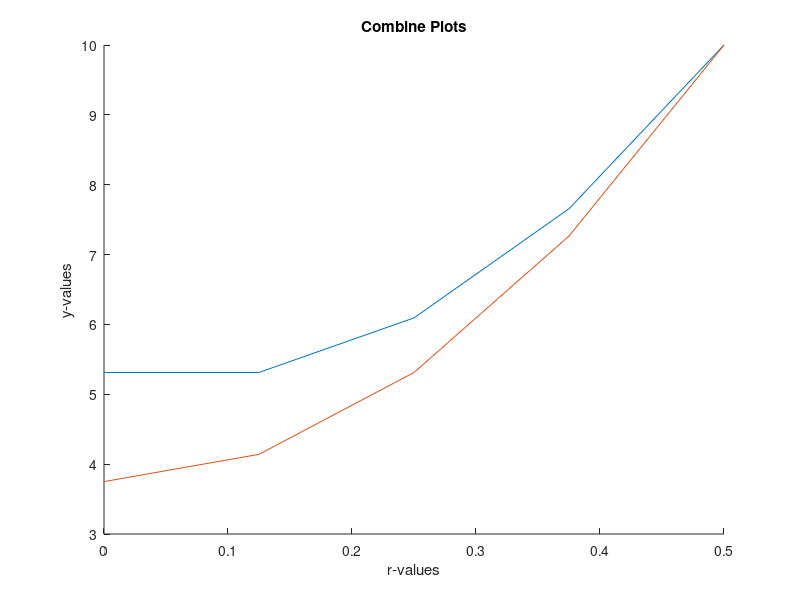

Recreate this plot in MATLAB.
clc;
clear all;
Ce=10;
R=0.5;
k=4*10^(-9);
s= 10^(-8);
Deff= 10^(-10);

N=4;
dr=R/N;



d1= (Deff)/(dr^2);
d2= Deff/dr;

K=zeros(N+1,N+1);
F=zeros(N+1,1);

C0=0;
K(1,1)=-1;
K(1,2)=1;
K(N+1,N+1)=1;
F(1,1)=0;
F(N+1,1)=Ce;
for i = 2:N;
        K(i,i-1:i+1) = [d1 -2*d1-d2/(dr*(i-1)) d1+d2/(dr*(i-1))];
        F(i,1) = s;
end

U=K\F

x=0:dr:R;
hold on
plot(x,U,'DisplayName','numerical solution')


X= (1/4).*(s./Deff).*(x.^2-R^2)+Ce;
plot(x,X,'DisplayName','analytical solution')

title('Combine Plots')
xlabel('r-values')
ylabel('y-values')

hold off
% initial value of norme 1 and 2 
L_1 =1/(N+1)*(U(1)-X(1));
L_2=(1/(N+1)*(U(1)-X(1))^2);
% storing in a matrix the error to find the maximum for Linfinity
store = [U(1)-X(1)];
% applying the sum and concatination of matrices
for j=2:N+1
    L_1=L_1+ 1/(N+1)*(U(j)-X(j));
    L_2=L_2+ (1/(N+1)*(U(j)-X(j))^2);
    
    store(j)=[U(j)-X(j)];
   
end
% displaying the norms
L_1
L_2=L_2^0.5
L_3=max(store)